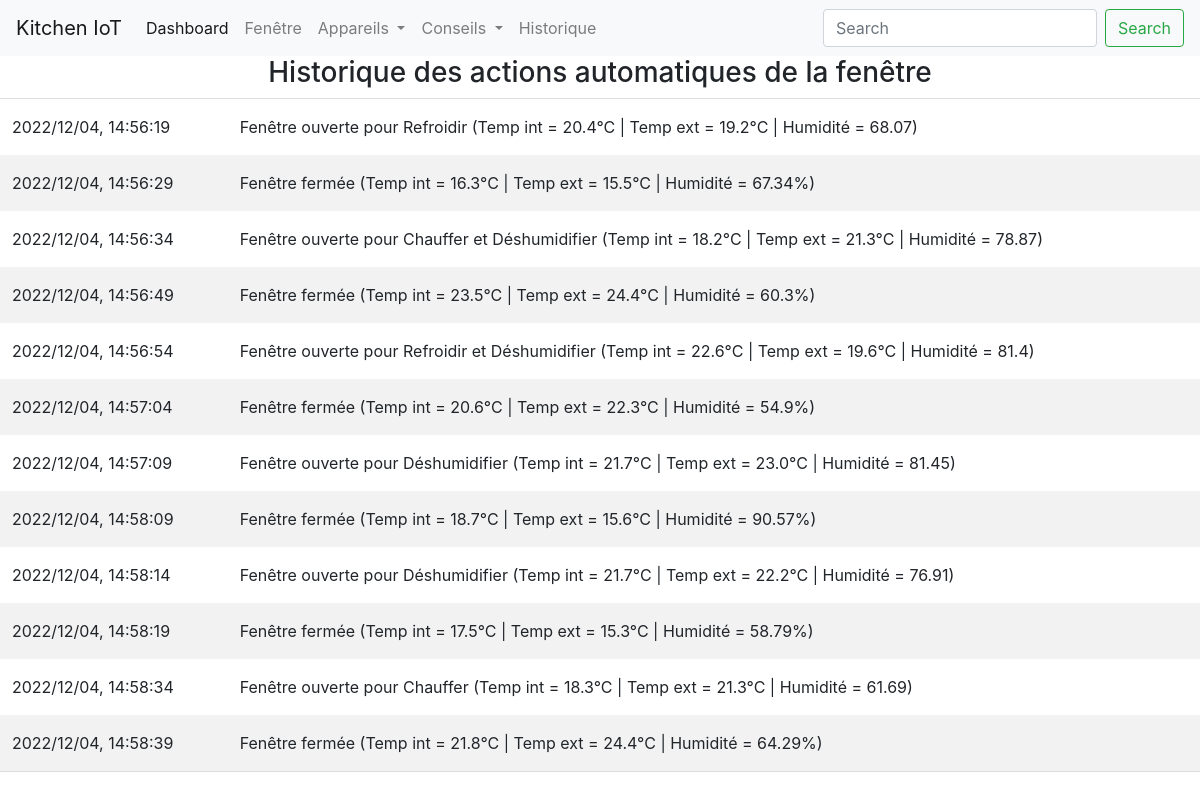
Before: /window/ with the older database file.
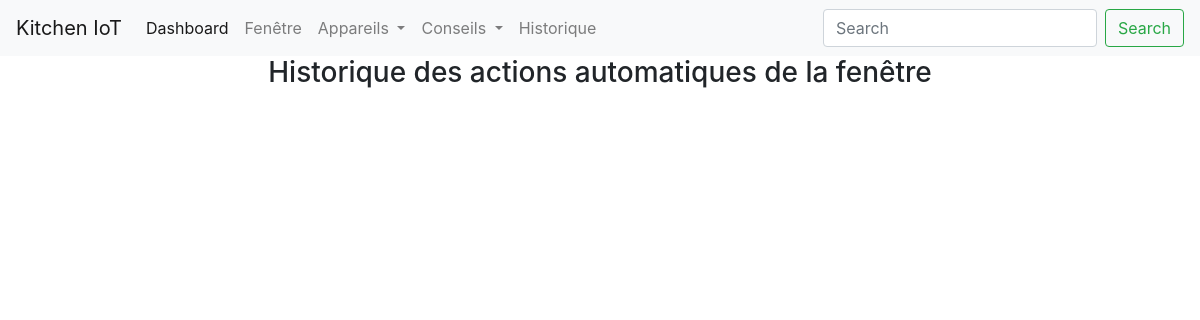
After: the same page with the newer database file.
### app/models.py (models this page shows, shortened)
class WindowLog(db.Model):
    __tablename__ = "window_log"
    id = db.Column(db.Integer, primary_key=True, autoincrement=True)
    action = db.Column(db.String, nullable=False)
    datetime = db.Column(db.DateTime, nullable=False)
    def get_serializable_action(self):
        return {"datetime":self.datetime.strftime("%Y/%m/%d, %H:%M:%S"), "action":self.action}

### app/routes.py (the view)
@app.route("/window/")
def window():
    with app.app_context():
        log = list(map(lambda x: x.get_serializable_action(), list(WindowLog.query.all())))
    return render_template("window/log.html", log=log)

### app/templates/window/log.html (shortened to what this page needs)
{% extends "index.html" %}
{% block content %}
<head>
    <link rel="stylesheet" href="{{url_for('static', filename='css/window.css')}}" />
</head>
<body>
<div class="main">
        <h3 style="text-align: center;">Historique des actions automatiques de la fenêtre</h3>
        <table id="window_log">
            {% for action in log %}
            <tr>
                <td>{{action["datetime"]}}</td>
                <td>{{action["action"]}}</td>
            </tr>
            {% endfor %}
        </table>
    </div>
</body>
{% endblock %}

### app/templates/index.html (shortened to what this page needs)
<!DOCTYPE html>
<html lang="en">
<head>
    <link rel="stylesheet" href="https://stackpath.bootstrapcdn.com/bootstrap/4.4.1/css/bootstrap.min.css"
>
</head>
<body>
    <nav class="navbar navbar-expand-lg navbar-light bg-light">
        <a class="navbar-brand" href="#">Kitchen IoT</a>
        <div class="collapse navbar-collapse" id="navbarSupportedContent">
            <ul class="navbar-nav mr-auto">
                <li class="nav-item active">
                    <a class="nav-link" href="/">Dashboard <span class="sr-only">(current)</span></a>
                </li>
                <li class="nav-item">
                <li class="nav-item">
                    <a class="nav-link" href="/window">Fenêtre</a>
                </li>
                <li class="nav-item dropdown">
                    <a class="nav-link dropdown-toggle" href="#" id="navbarDropdown" role="button" data-toggle="dropdown"
                       aria-haspopup="true" aria-expanded="false">
                        Appareils
                    </a>
                </li>
                <li class="nav-item dropdown">
                    <a class="nav-link dropdown-toggle" href="#" id="navbarDropdown" role="button" data-toggle="dropdown"
                       aria-haspopup="true" aria-expanded="false">
                        Conseils
                    </a>
                </li>
                <li class="nav-item">
                    <a class="nav-link " href="/energy_history">Historique</a>
                </li>
            </ul>
            <form class="form-inline my-2 my-lg-0">
                <input class="form-control mr-sm-2" type="search" placeholder="Search" aria-label="Search">
                <button class="btn btn-outline-success my-2 my-sm-0" type="submit">Search</button>
            </form>
        </div>
    </nav>
    {% block content %}
    {% endblock %}
</body>

### app/static/css/window.css (style rules this page uses)
* { box-sizing: border-box; }
.main { margin-left:-5px; margin-right:-5px; }

Changed rows visible on the page:
removed WindowLog: datetime "2022/12/04, 14:56:19", action "Fenêtre ouverte pour Refroidir (Temp int = 20.4°C | Temp ext = 19.2°C | Humidité = 68.07)"
removed WindowLog: datetime "2022/12/04, 14:56:29", action "Fenêtre fermée (Temp int = 16.3°C | Temp ext = 15.5°C | Humidité = 67.34%)"
removed WindowLog: datetime "2022/12/04, 14:56:34", action "Fenêtre ouverte pour Chauffer et Déshumidifier (Temp int = 18.2°C | Temp ext = 21.3°C | Humidité = 78.87)"
removed WindowLog: datetime "2022/12/04, 14:56:49", action "Fenêtre fermée (Temp int = 23.5°C | Temp ext = 24.4°C | Humidité = 60.3%)"
removed WindowLog: datetime "2022/12/04, 14:56:54", action "Fenêtre ouverte pour Refroidir et Déshumidifier (Temp int = 22.6°C | Temp ext = 19.6°C | Humidité = 81.4)"
removed WindowLog: datetime "2022/12/04, 14:57:04", action "Fenêtre fermée (Temp int = 20.6°C | Temp ext = 22.3°C | Humidité = 54.9%)"
removed WindowLog: datetime "2022/12/04, 14:57:09", action "Fenêtre ouverte pour Déshumidifier (Temp int = 21.7°C | Temp ext = 23.0°C | Humidité = 81.45)"
removed WindowLog: datetime "2022/12/04, 14:58:09", action "Fenêtre fermée (Temp int = 18.7°C | Temp ext = 15.6°C | Humidité = 90.57%)"
removed WindowLog: datetime "2022/12/04, 14:58:14", action "Fenêtre ouverte pour Déshumidifier (Temp int = 21.7°C | Temp ext = 22.2°C | Humidité = 76.91)"
removed WindowLog: datetime "2022/12/04, 14:58:19", action "Fenêtre fermée (Temp int = 17.5°C | Temp ext = 15.3°C | Humidité = 58.79%)"
removed WindowLog: datetime "2022/12/04, 14:58:34", action "Fenêtre ouverte pour Chauffer (Temp int = 18.3°C | Temp ext = 21.3°C | Humidité = 61.69)"
removed WindowLog: datetime "2022/12/04, 14:58:39", action "Fenêtre fermée (Temp int = 21.8°C | Temp ext = 24.4°C | Humidité = 64.29%)"
